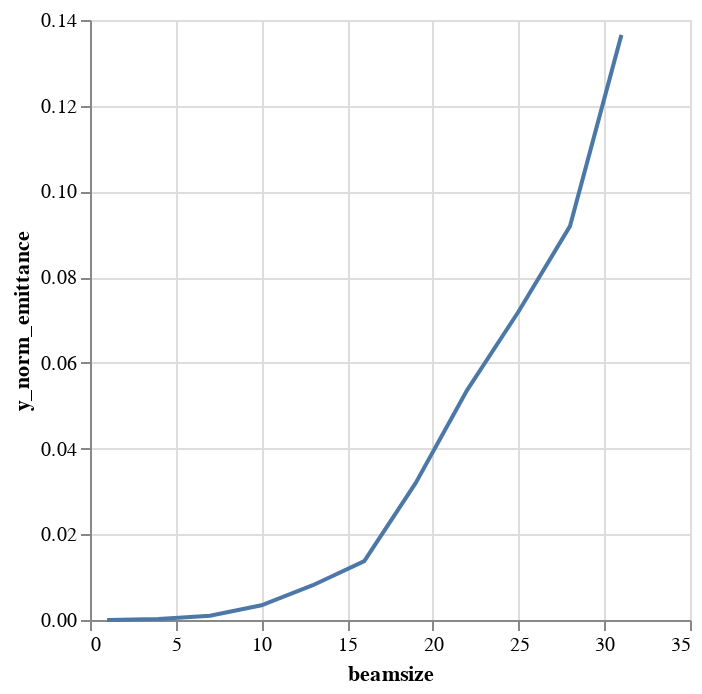

This figure's notebook cell:
### Code cell
alt.Chart(emit_df).mark_line().encode(
    x='beamsize',
    y='y_norm_emittance',
)

### Figure 1 — Vega-Lite specification as saved in the notebook (floating-point values rounded to 4 significant figures)
{"$schema": "https://vega.github.io/schema/vega-lite/v1.2.1.json", "data": {"values": [{"beamsize": 1, "losses": 0, "relbeta": 0.002309, "sourceID": 16777217, "sourceName": "bs_1", "x_emittance": 0.003786, "x_norm_emittance": 8.74e-06, "y_emittance": 0.001385, "y_norm_emittance": 3.196e-06}, {"beamsize": 4, "losses": 0, "relbeta": 0.002309, "sourceID": 16777218, "sourceName": "bs_4", "x_emittance": 0.1672, "x_norm_emittance": 0.0003859, "y_emittance": 0.09009, "y_norm_emittance": 0.000208}, {"beamsize": 7, "losses": 0, "relbeta": 0.002309, "sourceID": 16777219, "sourceName": "bs_7", "x_emittance": 0.9478, "x_norm_emittance": 0.002188, "y_emittance": 0.4322, "y_norm_emittance": 0.0009978}, {"beamsize": 10, "losses": 0, "relbeta": 0.002309, "sourceID": 16777220, "sourceName": "bs_10", "x_emittance": 2.881, "x_norm_emittance": 0.00665, "y_emittance": 1.489, "y_norm_emittance": 0.003437}, {"beamsize": 13, "losses": 1, "relbeta": 0.002309, "sourceID": 16777221, "sourceName": "bs_13", "x_emittance": 6.624, "x_norm_emittance": 0.01529, "y_emittance": 3.515, "y_norm_emittance": 0.008114}, {"beamsize": 16, "losses": 13, "relbeta": 0.002309, "sourceID": 16777222, "sourceName": "bs_16", "x_emittance": 12.82, "x_norm_emittance": 0.0296, "y_emittance": 5.944, "y_norm_emittance": 0.01372}, {"beamsize": 19, "losses": 31, "relbeta": 0.002309, "sourceID": 16777223, "sourceName": "bs_19", "x_emittance": 21.96, "x_norm_emittance": 0.05071, "y_emittance": 13.86, "y_norm_emittance": 0.03199}, {"beamsize": 22, "losses": 49, "relbeta": 0.002309, "sourceID": 16777224, "sourceName": "bs_22", "x_emittance": 31.25, "x_norm_emittance": 0.07214, "y_emittance": 23.24, "y_norm_emittance": 0.05364}, {"beamsize": 25, "losses": 103, "relbeta": 0.002309, "sourceID": 16777225, "sourceName": "bs_25", "x_emittance": 38.99, "x_norm_emittance": 0.09, "y_emittance": 31.18, "y_norm_emittance": 0.07198}, {"beamsize": 28, "losses": 139, "relbeta": 0.002309, "sourceID": 16777226, "sourceName": "bs_28", "x_emittance": 47.07, "x_norm_emittance": 0.1087, "y_emittance": 39.81, "y_norm_emittance": 0.09191}, {"beamsize": 31, "losses": 173, "relbeta": 0.002309, "sourceID": 16777227, "sourceName": "bs_31", "x_emittance": 62.19, "x_norm_emittance": 0.1436, "y_emittance": 59.14, "y_norm_emittance": 0.1365}]}, "encoding": {"x": {"field": "beamsize", "type": "quantitative"}, "y": {"field": "y_norm_emittance", "type": "quantitative"}}, "mark": "line"}
